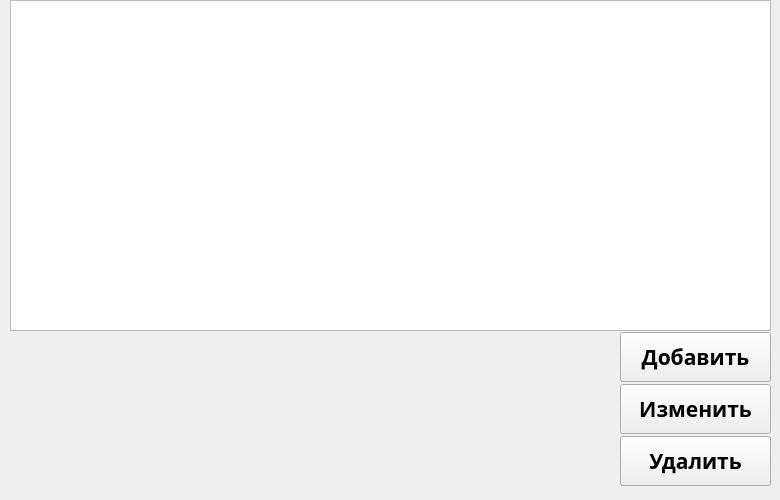
    <widget class="QWidget" name="checksTab">
     <attribute name="title">
      <string>Чеки</string>
     </attribute>
     <widget class="QTableWidget" name="checksTableWidget">
      <property name="geometry">
       <rect>
        <x>10</x>
        <y>0</y>
        <width>761</width>
        <height>331</height>
       </rect>
      </property>
      <property name="font">
       <font>
        <family>Avenir</family>
       </font>
      </property>
     </widget>
     <widget class="QWidget" name="verticalLayoutWidget_3">
      <property name="geometry">
       <rect>
        <x>620</x>
        <y>330</y>
        <width>151</width>
        <height>161</height>
       </rect>
      </property>
      <layout class="QVBoxLayout" name="verticalLayout_3">
       <property name="spacing">
        <number>0</number>
       </property>
       <item>
        <widget class="QPushButton" name="checksAddButton">
         <property name="minimumSize">
          <size>
           <width>0</width>
           <height>50</height>
          </size>
         </property>
         <property name="font">
          <font>
           <family>Avenir</family>
           <pointsize>16</pointsize>
           <weight>75</weight>
           <bold>true</bold>
          </font>
         </property>
         <property name="text">
          <string>Добавить</string>
         </property>
        </widget>
       </item>
       <item>
        <widget class="QPushButton" name="checksEditButton">
         <property name="minimumSize">
          <size>
           <width>0</width>
           <height>50</height>
          </size>
         </property>
         <property name="font">
          <font>
           <family>Avenir</family>
           <pointsize>16</pointsize>
           <weight>75</weight>
           <bold>true</bold>
          </font>
         </property>
         <property name="text">
          <string>Изменить</string>
         </property>
        </widget>
       </item>
       <item>
        <widget class="QPushButton" name="checksDeleteButton">
         <property name="minimumSize">
          <size>
           <width>0</width>
           <height>50</height>
          </size>
         </property>
         <property name="font">
          <font>
           <family>Avenir</family>
           <pointsize>16</pointsize>
           <weight>75</weight>
           <bold>true</bold>
          </font>
         </property>
         <property name="text">
          <string>Удалить</string>
         </property>
        </widget>
       </item>
      </layout>
     </widget>
    </widget>
